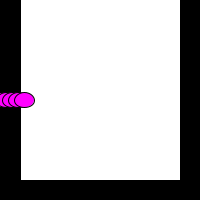
Frame 1 (no input)
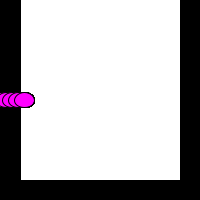
Frame 60 (the mouse pressed at the canvas centre just before this capture)
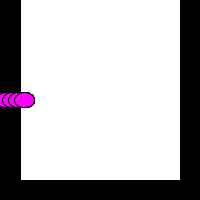
Frame 120 (the mouse held since frame 60 and released just before this capture)

The Processing sketch that drew these frames (run headless with seeded random() and noise(); from frame 60 on, the mouse is pressed at the canvas centre):

// Processing sketch: processing_90982
// ── processing_90982.pde

int [] posX = {32,width/2, 60, 130, 160};
int i;
void setup()
{
  size(200,200);
  background(255);
  fill(0);
  rect(0,0,20,200);
  rect(180,0,20,200);
  rect(0,180,200,20);
  fill(255,0,255);
  if(mouseX <= 20 || mouseX >= 180 || mouseY >= 180)
   {
    for( int i = 0; i < posX.length; i++)
    {
      posX[i] =i *6;
    }
    }
}
void draw()
{

 ellipse(posX[0], height/2, 20,15);
 ellipse(posX[1], height/2, 20,15);
 ellipse(posX[2], height/2, 20,15);
 ellipse(posX[3], height/2, 20,15);
 ellipse(posX[4], height/2, 20,15);

   
}
